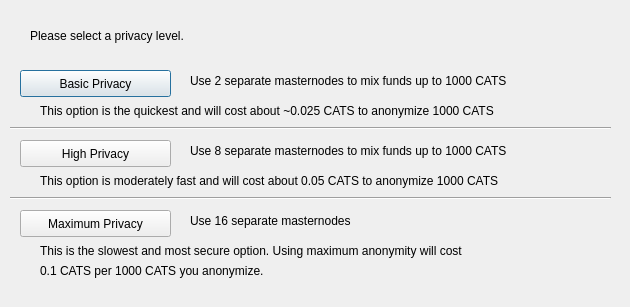
<?xml version="1.0" encoding="UTF-8"?>
<ui version="4.0">
 <class>ObfuscationConfig</class>
 <widget class="QDialog" name="ObfuscationConfig">
  <property name="geometry">
   <rect>
    <x>0</x>
    <y>0</y>
    <width>630</width>
    <height>307</height>
   </rect>
  </property>
  <property name="windowTitle">
   <string>Configure Obfuscation</string>
  </property>
  <widget class="QPushButton" name="buttonBasic">
   <property name="geometry">
    <rect>
     <x>20</x>
     <y>70</y>
     <width>151</width>
     <height>27</height>
    </rect>
   </property>
   <property name="text">
    <string>Basic Privacy</string>
   </property>
  </widget>
  <widget class="QPushButton" name="buttonHigh">
   <property name="geometry">
    <rect>
     <x>20</x>
     <y>140</y>
     <width>151</width>
     <height>27</height>
    </rect>
   </property>
   <property name="text">
    <string>High Privacy</string>
   </property>
  </widget>
  <widget class="QPushButton" name="buttonMax">
   <property name="geometry">
    <rect>
     <x>20</x>
     <y>210</y>
     <width>151</width>
     <height>27</height>
    </rect>
   </property>
   <property name="text">
    <string>Maximum Privacy</string>
   </property>
  </widget>
  <widget class="QLabel" name="label">
   <property name="geometry">
    <rect>
     <x>30</x>
     <y>20</y>
     <width>571</width>
     <height>31</height>
    </rect>
   </property>
   <property name="text">
    <string>Please select a privacy level.</string>
   </property>
  </widget>
  <widget class="QLabel" name="label_2">
   <property name="geometry">
    <rect>
     <x>190</x>
     <y>70</y>
     <width>421</width>
     <height>21</height>
    </rect>
   </property>
   <property name="text">
    <string>Use 2 separate masternodes to mix funds up to 1000 CATS</string>
   </property>
  </widget>
  <widget class="QLabel" name="label_3">
   <property name="geometry">
    <rect>
     <x>190</x>
     <y>140</y>
     <width>411</width>
     <height>21</height>
    </rect>
   </property>
   <property name="text">
    <string>Use 8 separate masternodes to mix funds up to 1000 CATS</string>
   </property>
  </widget>
  <widget class="QLabel" name="label_4">
   <property name="geometry">
    <rect>
     <x>190</x>
     <y>210</y>
     <width>421</width>
     <height>21</height>
    </rect>
   </property>
   <property name="text">
    <string>Use 16 separate masternodes</string>
   </property>
  </widget>
  <widget class="QLabel" name="label_6">
   <property name="geometry">
    <rect>
     <x>40</x>
     <y>100</y>
     <width>561</width>
     <height>21</height>
    </rect>
   </property>
   <property name="text">
    <string>This option is the quickest and will cost about ~0.025 CATS to anonymize 1000 CATS</string>
   </property>
  </widget>
  <widget class="QLabel" name="label_7">
   <property name="geometry">
    <rect>
     <x>40</x>
     <y>170</y>
     <width>561</width>
     <height>21</height>
    </rect>
   </property>
   <property name="text">
    <string>This option is moderately fast and will cost about 0.05 CATS to anonymize 1000 CATS</string>
   </property>
  </widget>
  <widget class="QLabel" name="label_8">
   <property name="geometry">
    <rect>
     <x>40</x>
     <y>240</y>
     <width>561</width>
     <height>21</height>
    </rect>
   </property>
   <property name="text">
    <string>This is the slowest and most secure option. Using maximum anonymity will cost</string>
   </property>
  </widget>
  <widget class="QLabel" name="label_9">
   <property name="geometry">
    <rect>
     <x>40</x>
     <y>260</y>
     <width>561</width>
     <height>21</height>
    </rect>
   </property>
   <property name="text">
    <string>0.1 CATS per 1000 CATS you anonymize.</string>
   </property>
  </widget>
  <widget class="Line" name="line">
   <property name="geometry">
    <rect>
     <x>10</x>
     <y>120</y>
     <width>601</width>
     <height>16</height>
    </rect>
   </property>
   <property name="orientation">
    <enum>Qt::Horizontal</enum>
   </property>
  </widget>
  <widget class="Line" name="line_2">
   <property name="geometry">
    <rect>
     <x>10</x>
     <y>190</y>
     <width>601</width>
     <height>16</height>
    </rect>
   </property>
   <property name="orientation">
    <enum>Qt::Horizontal</enum>
   </property>
  </widget>
 </widget>
 <resources/>
 <connections/>
</ui>
